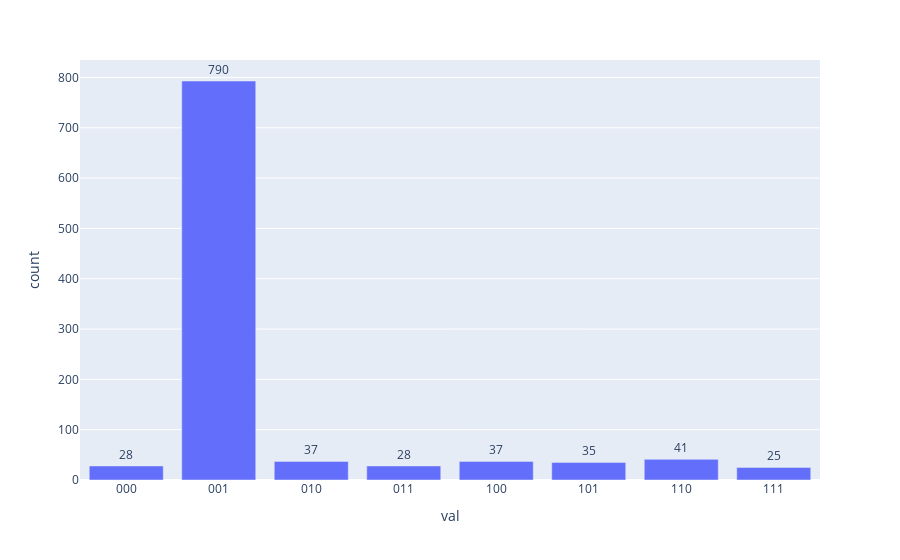

This figure's notebook cell:
### Code cell
############# CIRCUIT SIMULATION #################
aer_sim = Aer.get_backend('aer_simulator')
aer_sim.set_options(device='CPU')
transpiled_qc = transpile(qc, aer_sim)

shots = 2**(n+7) #we repeat the simulation 2048 times
job = aer_sim.run(transpiled_qc, shots=shots)

############# CODE FOR PLOTTING ####################
hist = job.result().get_counts() #simulation output
sort_hist = sorted(hist.items()) #So that the plotting puts everything in the same increasing order of basis
n_hist = {k:v for k,v in sort_hist}

results = {'val':n_hist.keys(),'count':n_hist.values()} #change the formatting of the data to match plotly

fig = px.bar(results, x="val", y="count", text="count")
fig.update_traces(texttemplate='%{text:.2s}', textposition='outside')
fig.update_layout(uniformtext_minsize=6, uniformtext_mode='show')
fig.show()

measured_str = max(hist, key=hist.get)
measured_int = int(measured_str,2)
print(f"The searched value is at index: {measured_int}")

### Figure 1 — Plotly figure (JSON) as saved in the notebook; plotly's stock layout.template omitted (floating-point values rounded to 4 significant figures)
{"data": [{"alignmentgroup": "True", "hovertemplate": "val=%{x}<br>count=%{text}<extra></extra>", "legendgroup": "", "marker": {"color": "#636efa", "pattern": {"shape": ""}}, "name": "", "offsetgroup": "", "orientation": "v", "showlegend": false, "text": ["28", "793", "37", "28", "37", "35", "41", "25"], "textposition": "outside", "texttemplate": "%{text:.2s}", "type": "bar", "x": ["000", "001", "010", "011", "100", "101", "110", "111"], "xaxis": "x", "y": [28, 793, 37, 28, 37, 35, 41, 25], "yaxis": "y"}], "layout": {"barmode": "relative", "legend": {"tracegroupgap": 0}, "margin": {"t": 60}, "uniformtext": {"minsize": 6, "mode": "show"}, "xaxis": {"anchor": "y", "domain": [0, 1], "title": {"text": "val"}}, "yaxis": {"anchor": "x", "domain": [0, 1], "title": {"text": "count"}}}}
